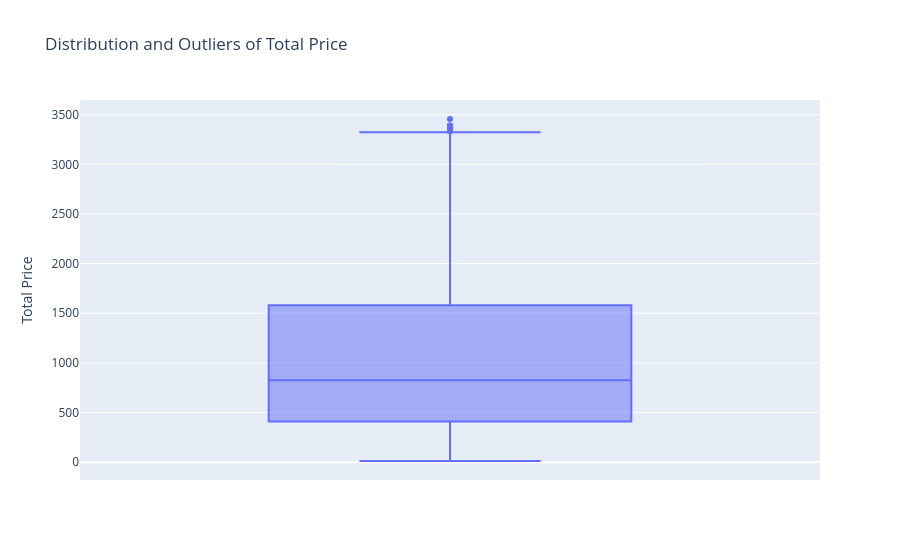

Notebook code for this chart:
### Markdown cell above
Outlier Analysis

This analysis examines the distribution of total prices to identify unusually high or low order values that may represent potential outliers.

### Code cell
fig = px.box(
    df,
    y='TotalPrice',
    title='Distribution and Outliers of Total Price',
    labels={
        'TotalPrice': 'Total Price'
    }
)

fig.show()

### Figure 1 — Plotly figure (JSON) as saved in the notebook; plotly's stock layout.template omitted (floating-point values rounded to 4 significant figures; data arrays with more than 128 entries replaced by an {"elided": "..."} marker saying what was removed)
{"data": [{"alignmentgroup": "True", "hovertemplate": "Total Price=%{y}<extra></extra>", "legendgroup": "", "marker": {"color": "#636efa"}, "name": "", "notched": false, "offsetgroup": "", "orientation": "v", "showlegend": false, "type": "box", "x0": " ", "xaxis": "x", "y": {"elided": "1200 float values"}, "y0": " ", "yaxis": "y"}], "layout": {"boxmode": "group", "legend": {"tracegroupgap": 0}, "title": {"text": "Distribution and Outliers of Total Price"}, "xaxis": {"anchor": "y", "domain": [0, 1]}, "yaxis": {"anchor": "x", "domain": [0, 1], "title": {"text": "Total Price"}}}}
